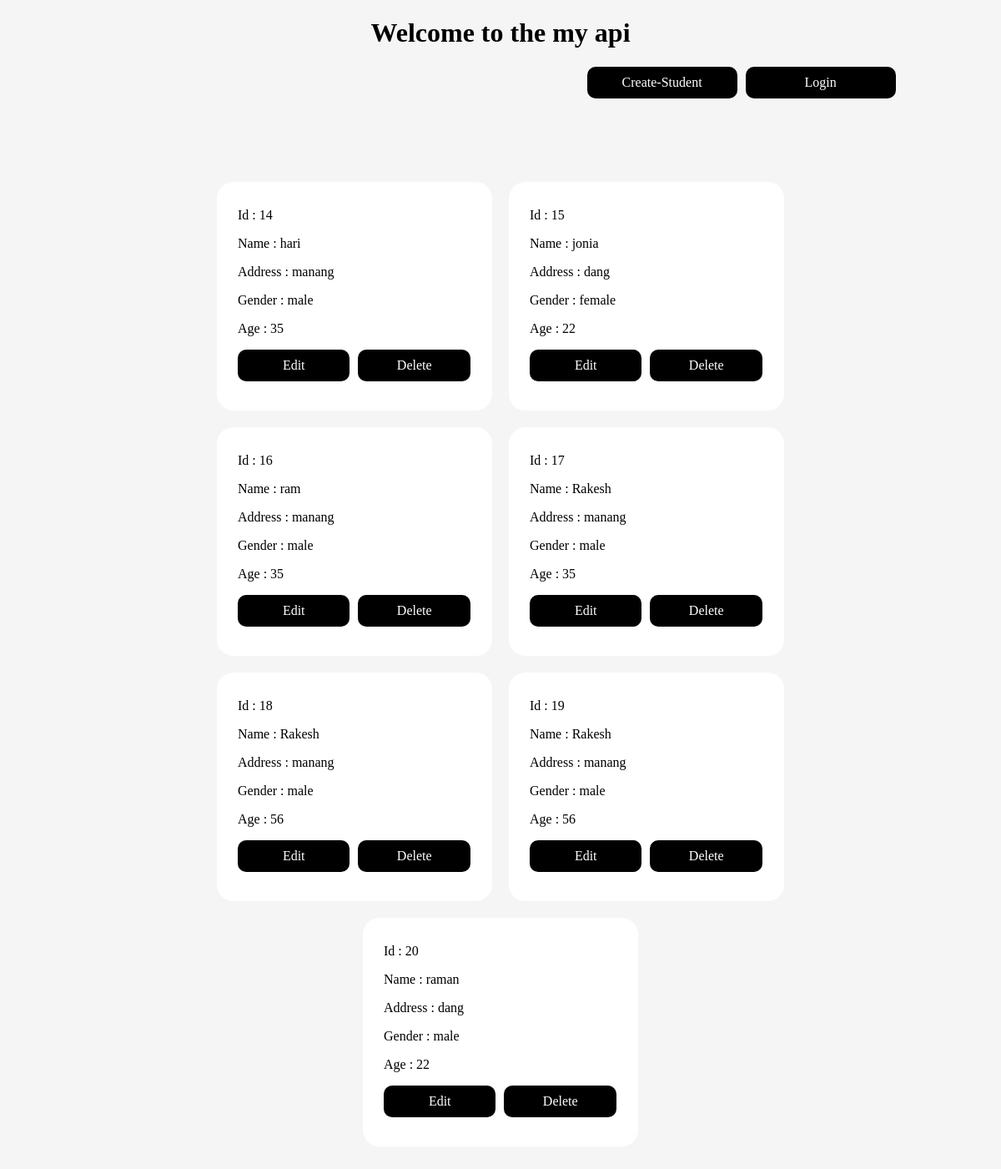
/, run on an earlier commit of the app's database.
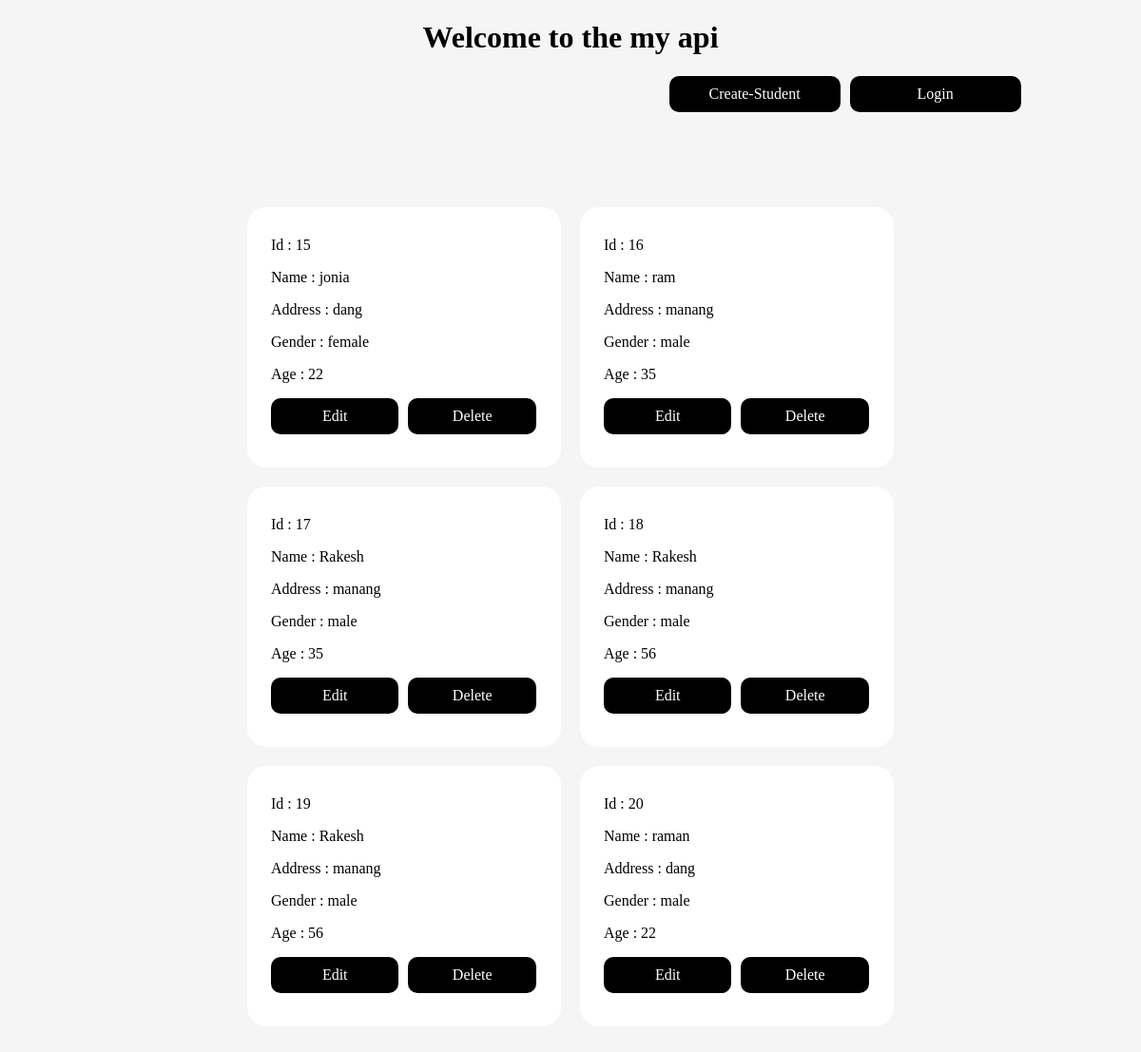
And on a later commit of the database.
### apps/student/models.py (models this page shows, shortened)
class Student(models.Model):
     name = models.CharField(max_length=100)
     address = models.CharField(max_length=100)
     gender = models.CharField(max_length=100)
     age = models.IntegerField()
     is_deleted = models.BooleanField(default=False)
     objects = StudentManager()
     admin_objects = models.Manager()

### apps/nerd/views.py (the view)
# urls.py: path("", index, name="list-student"),
def index(request):
    student = Student.objects.all()
    return render(request, "index.html", {"students":student})

### apps/student/models.py (called while the page is built)
     def get_queryset(self):
          return super().get_queryset().filter(is_deleted=False)

### apps/nerd/templates/index.html (shortened to what this page needs)
<!DOCTYPE html>
<html lang="en">
<head>
</head>
<body>
    <h1 align="center">Welcome to the my api</h1>
    <div class="create">
        <a href="{% url 'add-student' %}">Create-Student</a>
        {% if user.is_authenticated %}
        <a href="{% url 'logout' %}">Logout</a>
        {% else %}
        <a href="{% url 'login-user' %}">Login</a>
        {% endif %}
    </div>
    <div class="container">
        {% for student in students %}
        <div class="student_info">
            <p>Id : {{ student.id }}</p>
            <p>Name : {{ student.name }}</p>
            <p>Address : {{ student.address }}</p>
            <p>Gender : {{ student.gender }}</p>
            <p>Age : {{ student.age }}</p>
            <div class="btns">
                <a href="{% url 'update-student' student.id %}">Edit</a>
                <a href="{% url 'delete-student' student.id %}">Delete</a>
            </div>
        </div>
        {% endfor %}
    </div>
</body>
</html>

What changed in the data, as far as the page shows it:
removed Student: id "14", name "hari", address "manang", gender "male", age "35"
